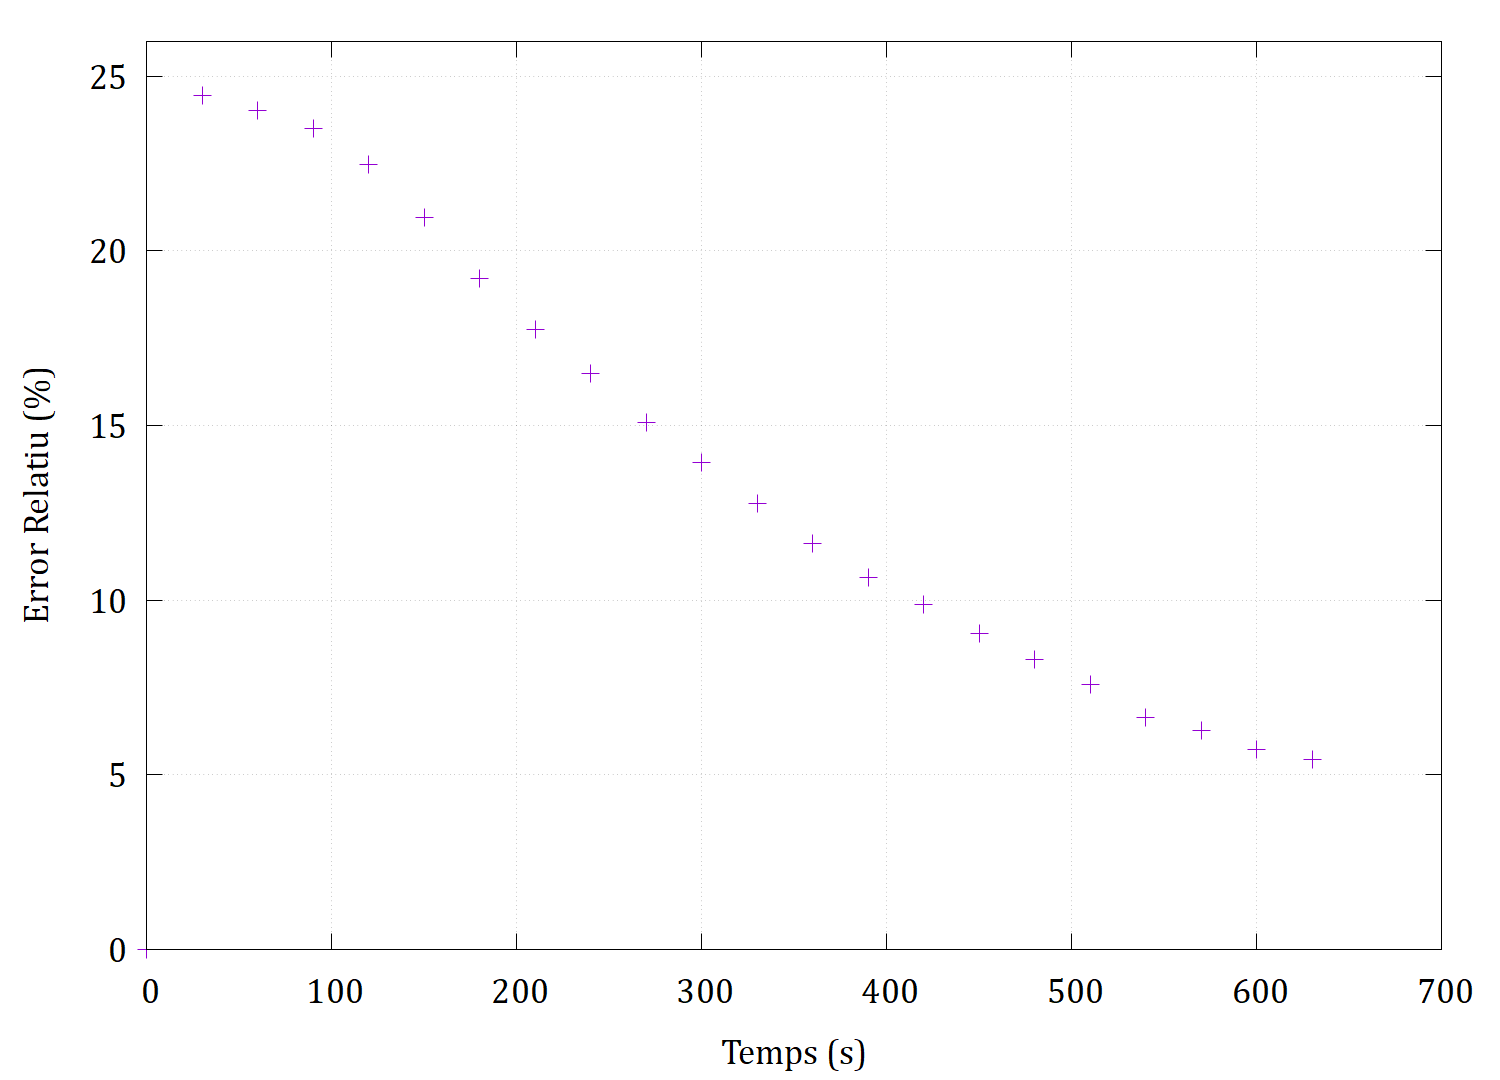

Reproduce this figure in gnuplot.
set terminal pngcairo enhanced size 1500,1080 enhanced font "Cambria,26"
set output "203error.png"
set ylabel "Error Relatiu (%)"
set xlabel "Temps (s)"
set yrange [0:26]
unset key
set grid
plot "203error.dat" using 1:2 with points ps 3
set output
